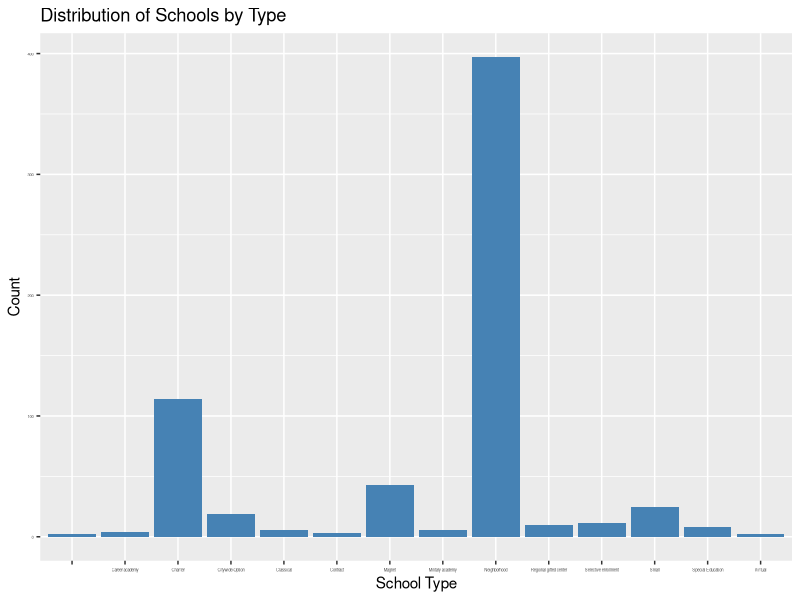

Reproduce this figure in R.
## ---- chunk 1
# Load necessary libraries
library(tidyverse)
library(knitr)

# Load the dataset (replace with your actual file path)
data <- read.csv("Chicago_Public_Schools_-_School_Progress_Reports_SY2324.csv")

# View the structure of the dataset
str(data)

# Deal with missing values: Identify the proportion of missing data in each column
missing_data <- data %>%
  summarize_all(~mean(is.na(.)))

cleaned_data <- data %>%
  select(-c(School_ID, Address, City, State, Zip, Phone))

head(cleaned_data)

## ---- chunk 2
# 1. Count of schools by school type
school_type_distribution <- cleaned_data %>%
  count(School_Type)

kable(school_type_distribution)

# 2. Summary of attainment by school type
attainment_summary_by_school_type <- cleaned_data %>%
  group_by(School_Type) %>%
  summarize(mean_attainment_all_grades = mean(Attainment_All_Grades_School_Pct, na.rm = TRUE),
            median_attainment_all_grades = median(Attainment_All_Grades_School_Pct, na.rm = TRUE),
            sd_attainment_all_grades = sd(Attainment_All_Grades_School_Pct, na.rm = TRUE))

kable(attainment_summary_by_school_type)

# 3. Percentage of schools with attainment above 50%
percent_above_50_attainment <- cleaned_data %>%
  filter(!is.na(Attainment_All_Grades_School_Pct)) %>%
  summarize(percent_above_50 = mean(Attainment_All_Grades_School_Pct > 50) * 100)

kable(percent_above_50_attainment)

## ---- chunk 3
# Plot school type distribution
library(ggplot2)
ggplot(cleaned_data, aes(x = School_Type)) +
  geom_bar(fill = "steelblue") +
  labs(title = "Distribution of Schools by Type", x = "School Type", y = "Count") +
  theme(axis.text = element_text(size = 3))

# Descriptive statistics by school type
attainment_summary <- cleaned_data %>%
  group_by(School_Type) %>%
  summarize(
    Mean_Attainment = mean(Attainment_All_Grades_School_Pct, na.rm = TRUE),
    Median_Attainment = median(Attainment_All_Grades_School_Pct, na.rm = TRUE),
    SD_Attainment = sd(Attainment_All_Grades_School_Pct, na.rm = TRUE)
  )

attainment_summary



